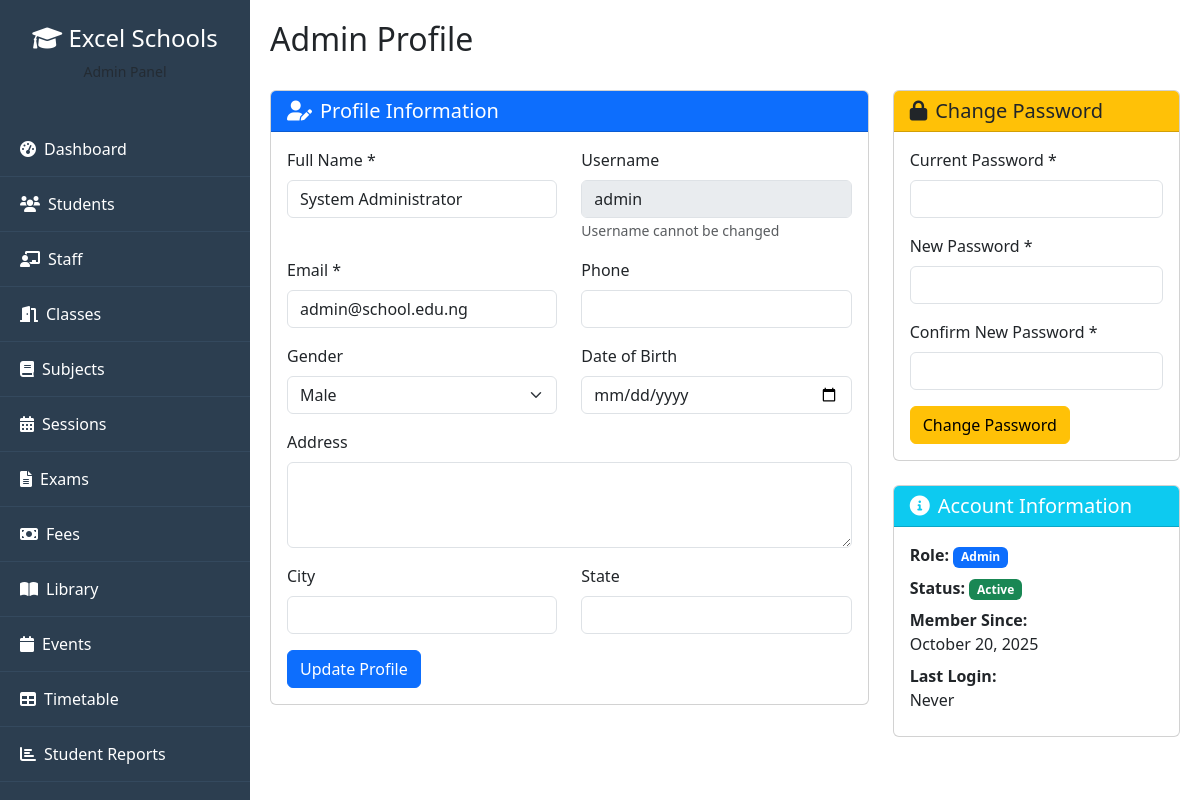
Screenshot of /admin/profile.php (signed in) with the database file from the repository.
### tables this page shows
CREATE TABLE users (
    id INT PRIMARY KEY AUTO_INCREMENT,
    username VARCHAR(50) UNIQUE NOT NULL,
    email VARCHAR(100) UNIQUE NOT NULL,
    password VARCHAR(255) NOT NULL,
    role ENUM('admin', 'teacher', 'student') NOT NULL,
    full_name VARCHAR(100) NOT NULL,
    phone VARCHAR(20),
    gender ENUM('male', 'female', 'other') NOT NULL DEFAULT 'other',
    photo VARCHAR(255),
    date_of_birth DATE,
    address TEXT,
    city VARCHAR(50),
    state VARCHAR(50),
    country VARCHAR(50) DEFAULT 'Nigeria',
    status ENUM('active', 'inactive', 'suspended') DEFAULT 'active',
    last_login DATETIME,
    created_at TIMESTAMP DEFAULT CURRENT_TIMESTAMP,
    updated_at TIMESTAMP DEFAULT CURRENT_TIMESTAMP ON UPDATE CURRENT_TIMESTAMP
);

### admin/profile.php (the view, shortened to what this page needs)
<?php
$database = new Database();
$db = $database->getConnection();
$user_id = $_SESSION['user_id'];
$user_query = "SELECT * FROM users WHERE id = :user_id";
$user_stmt = $db->prepare($user_query);
$user_stmt->bindParam(':user_id', $user_id);
$user_stmt->execute();
$user = $user_stmt->fetch(PDO::FETCH_ASSOC);
$settings_qry = "SELECT setting_key, setting_value FROM system_settings WHERE is_public = 1";
$settings_rst = $db->query($settings_qry);
$school_settings = [];
while ($row = $settings_rst->fetch(PDO::FETCH_ASSOC)) {
    $school_settings[$row['setting_key']] = $row['setting_value'];
}
?>
<!DOCTYPE html>
<html lang="en">
<head>
    <link href="https://cdn.jsdelivr.net/npm/bootstrap@5.3.0/dist/css/bootstrap.min.css" rel="stylesheet">
    <link href="https://cdnjs.cloudflare.com/ajax/libs/font-awesome/6.0.0/css/all.min.css" rel="stylesheet">
    <link rel="stylesheet" href="../assets/css/admin.css">
</head>
<body>
    <div class="sidebar">
        <div class="p-4 text-center">
            <h4><i class="fas fa-graduation-cap"></i> <?php echo $school_settings['school_name'] ?? 'Excel Schools'; ?></h4>
            <p class="text-muted small">Admin Panel</p>
        </div>
        <nav class="nav flex-column scrollable-menu">
            <a class="nav-link" href="dashboard.php"><i class="fas fa-tachometer-alt me-2"></i>Dashboard</a>
            <a class="nav-link" href="students.php"><i class="fas fa-users me-2"></i>Students</a>
            <a class="nav-link" href="staff.php"><i class="fas fa-chalkboard-teacher me-2"></i>Staff</a>
            <a class="nav-link" href="classes.php"><i class="fas fa-door-open me-2"></i>Classes</a>
            <a class="nav-link" href="subjects.php"><i class="fas fa-book me-2"></i>Subjects</a>
            <a class="nav-link" href="sessions.php"><i class="fas fa-calendar-alt me-2"></i>Sessions</a>
            <a class="nav-link" href="exams.php"><i class="fas fa-file-alt me-2"></i>Exams</a>
            <a class="nav-link" href="fees.php"><i class="fas fa-money-bill me-2"></i>Fees</a>
            <a class="nav-link" href="library.php"><i class="fas fa-book-open me-2"></i>Library</a>
            <a class="nav-link" href="events.php"><i class="fas fa-calendar me-2"></i>Events</a>
            <a class="nav-link" href="timetable.php"><i class="fas fa-table me-2"></i>Timetable</a>
            <a class="nav-link" href="student_reports.php"><i class="fas fa-chart-bar me-2"></i>Student Reports</a>
            <a class="nav-link" href="student_promotion.php"><i class="fas fa-user-graduate me-2"></i>Student Promotion</a>
        </nav>
    </div>
    <div class="main-content">
        <div class="d-flex justify-content-between align-items-center mb-4">
            <h2>Admin Profile</h2>
        </div>
        <div class="row">
            <div class="col-md-8">
                <div class="card mb-4">
                    <div class="card-header bg-primary text-white">
                        <h5 class="card-title mb-0"><i class="fas fa-user-edit me-2"></i>Profile Information</h5>
                    </div>
                    <div class="card-body">
                        <form method="POST">
                            <div class="row">
                                <div class="col-md-6 mb-3">
                                    <label class="form-label">Full Name *</label>
                                    <input type="text" class="form-control" name="full_name" required
                                           value="<?php echo $user['full_name']; ?>">
                                </div>
                                <div class="col-md-6 mb-3">
                                    <label class="form-label">Username</label>
                                    <input type="text" class="form-control" value="<?php echo $user['username']; ?>" disabled>
                                    <small class="text-muted">Username cannot be changed</small>
                                </div>
                            </div>
                            <div class="row">
                                <div class="col-md-6 mb-3">
                                    <label class="form-label">Email *</label>
                                    <input type="email" class="form-control" name="email" required
                                           value="<?php echo $user['email']; ?>">
                                </div>
                                <div class="col-md-6 mb-3">
                                    <label class="form-label">Phone</label>
                                    <input type="text" class="form-control" name="phone"
                                           value="<?php echo $user['phone']; ?>">
                                </div>
                            </div>
                            <div class="row">
                                <div class="col-md-6 mb-3">
                                    <label class="form-label">Gender</label>
                                    <select class="form-select" name="gender">
                                        <option value="male" <?php echo $user['gender'] == 'male' ? 'selected' : ''; ?>>Male</option>
                                    </select>
                                </div>
                                <div class="col-md-6 mb-3">
                                    <label class="form-label">Date of Birth</label>
                                    <input type="date" class="form-control" name="date_of_birth"
                                           value="<?php echo $user['date_of_birth']; ?>">
                                </div>
                            </div>
                            <div class="mb-3">
                                <label class="form-label">Address</label>
                                <textarea class="form-control" name="address" rows="3"><?php echo $user['address']; ?></textarea>
                            </div>
                            <div class="row">
                                <div class="col-md-6 mb-3">
                                    <label class="form-label">City</label>
                                    <input type="text" class="form-control" name="city"
                                           value="<?php echo $user['city']; ?>">
                                </div>
                                <div class="col-md-6 mb-3">
                                    <label class="form-label">State</label>
                                    <input type="text" class="form-control" name="state"
                                           value="<?php echo $user['state']; ?>">
                                </div>
                            </div>
                            <button type="submit" class="btn btn-primary">Update Profile</button>
                        </form>
                    </div>
                </div>
            </div>
            <div class="col-md-4">
                <div class="card mb-4">
                    <div class="card-header bg-warning text-dark">
                        <h5 class="card-title mb-0"><i class="fas fa-lock me-2"></i>Change Password</h5>
                    </div>
                    <div class="card-body">
                        <form method="POST">
                            <div class="mb-3">
                                <label class="form-label">Current Password *</label>
                                <input type="password" class="form-control" name="current_password" required>
                            </div>
                            <div class="mb-3">
                                <label class="form-label">New Password *</label>
                                <input type="password" class="form-control" name="new_password" required minlength="6">
                            </div>
                            <div class="mb-3">
                                <label class="form-label">Confirm New Password *</label>
                                <input type="password" class="form-control" name="confirm_password" required minlength="6">
                            </div>
                            <button type="submit" class="btn btn-warning">Change Password</button>
                        </form>
                    </div>
                </div>
                <div class="card">
                    <div class="card-header bg-info text-white">
                        <h5 class="card-title mb-0"><i class="fas fa-info-circle me-2"></i>Account Information</h5>
                    </div>
                    <div class="card-body">
                        <div class="mb-2">
                            <strong>Role:</strong>
                            <span class="badge bg-primary"><?php echo ucfirst($user['role']); ?></span>
                        </div>
                        <div class="mb-2">
                            <strong>Status:</strong>
                            <span class="badge bg-<?php echo $user['status'] == 'active' ? 'success' : 'warning'; ?>">
                                <?php echo ucfirst($user['status']); ?>
                            </span>
                        </div>
                        <div class="mb-2">
                            <strong>Member Since:</strong>
                            <br><?php echo date('F j, Y', strtotime($user['created_at'])); ?>
                        </div>
                        <div class="mb-2">
                            <strong>Last Login:</strong>
                            <br><?php echo $user['last_login'] ? date('F j, Y g:i A', strtotime($user['last_login'])) : 'Never'; ?>
                        </div>
                    </div>
                </div>
            </div>
        </div>
    </div>
</body>
</html>

### assets/css/admin.css (style rules this page uses)
.sidebar { background: #2c3e50; color: white; height: 100vh; position: fixed; width: 250px; transition: transform 0.3s ease; z-index: 1000; overflow-y: auto; }
.sidebar .nav-link { color: white; padding: 15px 20px; border-bottom: 1px solid #34495e; }
.main-content { margin-left: 250px; padding: 20px; transition: margin-left 0.3s ease; }

### rows the page displays
users: full_name "System Administrator", username "admin", email "admin@school.edu.ng", gender "Male", role "Admin", status "Active", created_at "October 20, 2025"

### other values shown
$school_settings['school_name'] "Excel Schools"
